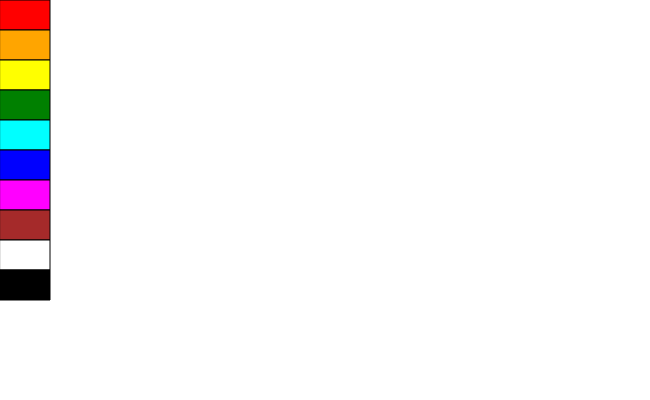
Frame 1 (no input)
Frame 60 (no input): identical to frame 1, image omitted
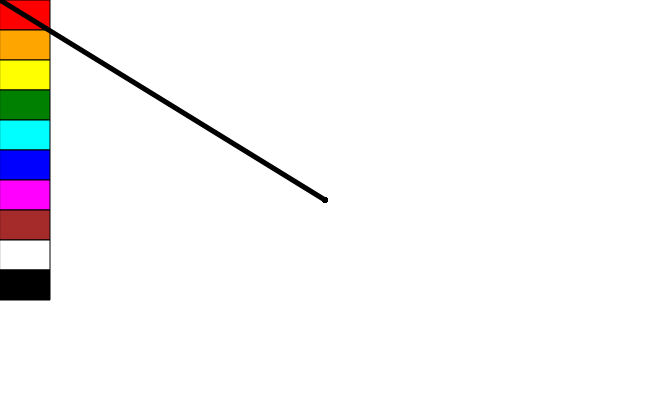
Frame 120 (the mouse pressed at the canvas centre since frame 60)

The p5.js sketch that drew these frames (run headless with seeded random() and noise() and a simulated clock; from frame 60 on, the mouse is pressed at the canvas centre):

// p5.js sketch
// ── sketch.js
let paletteColors = ['#FF0000', '#FFA500', '#FFFF00', '#008000', '#00FFFF', '#0000FF', '#FF00FF', '#A52A2A', '#FFFFFF', '#000000'];
let currentColor = '#000000';
let paletteWidth = 50;
let paletteHeight = 30;
let canvasWidth = 600;
let canvasHeight = 400;

function setup() {
  createCanvas(canvasWidth + paletteWidth, canvasHeight);
  background(255);

  //this makes the canvas for the project, also displays the "buttons" to select the differet colors on the color pallet on the left side of the screen
  for (let i = 0; i < paletteColors.length; i++) {
    let x = 0;
    let y = i * paletteHeight;
    fill(paletteColors[i]);
    rect(x, y, paletteWidth, paletteHeight);
  }
}

function draw() {
  //below fucntion lets you actually draw and registers the mouse input on the canvas
  if (mouseIsPressed && mouseX > paletteWidth && mouseX < width && mouseY < height) {
    strokeWeight(5);
    stroke(currentColor);
    line(pmouseX, pmouseY, mouseX, mouseY);
  }
}

function mousePressed() {
//below code allows the user to select the different color pallet selecitons on the left side of the screen
  if (mouseX > 0 && mouseX < paletteWidth && mouseY < height) {
    let colorIndex = int(mouseY / paletteHeight);
    currentColor = paletteColors[colorIndex];
  }
}

function mouseDragged() {
//this portion is to stop the drawings to overlap over the color pallet selecitons on the left
  if (mouseX > paletteWidth && mouseX < width && mouseY < height) {
    strokeWeight(5);
    stroke(currentColor);
    line(pmouseX, pmouseY, mouseX, mouseY);
  }
}
